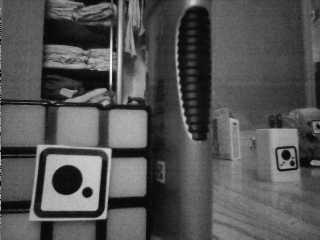
#> input picture DataSet/Cercles/Cercle2/120_Cercle2.jpg, 320 x 240 px; its folder holds only this picture in this run
$ python test.py
#> lines starting #> are read from the running program, lines starting #| are printed output that depends on the picture; after the words box and inside, x2 and y2 are one past the last pixel; in counts of white or black regions, pixels touching at a corner belong together
import os
import cv2
import numpy as np
import csv  # Import the csv module
import pandas as pd  # Import pandas library

# Path to the dataset directory
dataset_dir = 'DataSet/Cercles/Cercle2/'
dataset_cercle = 'DataSet/Cercles'
dataset_carre = 'DataSet/Carres'
dataset_triangle = 'DataSet/Triangles'
dataset_diamant = 'DataSet/Diamants'


# Iterate through each image file in the dataset directory
nombre_photo = 0
nombre_carre = 0


# Function to detect shape
def detect_shape(contour):
    # initialize the shape name and approximate the contour
    shape = "unidentified"
    peri = cv2.arcLength(contour, True)
    approx = cv2.approxPolyDP(contour, 0.04 * peri, True)

    # if the shape is a triangle, it will have 3 vertices
    if len(approx) == 3:
        shape = "triangle"

    # if the shape has 4 vertices, it is either a square or
    # a rectangle
    elif len(approx) == 4:
        # compute the bounding box of the contour and use the
        # bounding box to compute the aspect ratio
        (x, y, w, h) = cv2.boundingRect(approx)
        ar = w / float(h)

        # a square will have an aspect ratio that is approximately
        # equal to one, otherwise, the shape is a rectangle
        shape = "square" if ar >= 0.95 and ar <= 1.05 else "diamond"

    # if the shape is a pentagon, it will have 5 vertices
    elif len(approx) == 5:
        shape = "hexagon"

    # otherwise, we assume the shape is a circle
    else:
        shape = "circle"

    # return the name of the shape
    return shape


def dispayImage(image):
    cv2.imshow('Processed Image', image)
    cv2.waitKey(0)
    cv2.destroyAllWindows()

liste_sigma = [60,70,80,90]
liste_sigma2 = [75,60,145,130,100]
liste_lTresh = [0,10,20,30,40,50,60,70]
liste_uTresh = [255,240,230,220,175,150,125,100]
results = []
length = len(liste_sigma) * len(liste_sigma2) * len(liste_lTresh) * len(liste_uTresh)
cnt = 0
for sigma in liste_sigma:
    for sigma2 in liste_sigma2:
        for lower in liste_lTresh:
            for higher in liste_uTresh:
                for filename in os.listdir(dataset_dir):
                    nombre_photo=nombre_photo+1
                    if filename.endswith('.jpg') or filename.endswith('.jpeg') or filename.endswith('.png'):
                        # Load the image
                        image = cv2.imread(os.path.join(dataset_dir, filename))
#> image is the input picture: shape (240, 320, 3); min 0, max 246, mean 83.8
                        #dispayImage(image)


                        # Convert to grayscale
                        gray = cv2.cvtColor(image, cv2.COLOR_BGR2GRAY)
                        #dispayImage(gray)

                        # Apply bilateral filter
                        filtered_image = cv2.bilateralFilter(gray, 15, sigma, sigma2)
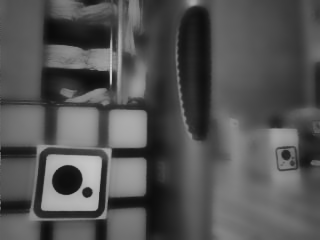
#> filtered_image: shape (240, 320); min 11, max 204, mean 83.6
                        #dispayImage(filtered_image)

                        # Apply Canny edge detection
                        edges = cv2.Canny(filtered_image, lower, higher)
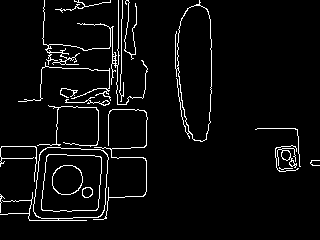
#> edges: shape (240, 320); 4.6% white in thin lines or dots
                        #dispayImage(edges)

                        # Find contours
                        contours, _ = cv2.findContours(edges.copy(), cv2.RETR_EXTERNAL, cv2.CHAIN_APPROX_SIMPLE)
#> contours = 18 contours, 13 with area under 20; largest, box (x1, y1, x2, y2) and area: (0, 147, 109, 221) 4779, (175, 0, 212, 142) 3795, (277, 148, 297, 168) 102, (42, 0, 148, 105) 90, (65, 97, 110, 106) 34

                        # Filter contours

                        square_contours = []
                        for contour in contours:
                            perimeter = cv2.arcLength(contour, True)
                            approx = cv2.approxPolyDP(contour, 0.04 * perimeter, True)
                            shape = detect_shape(contour)
                            if shape== "square":
                                square_contours.append(contour)
                                nombre_carre=nombre_carre+1
#> this loop made 18 passes
#> (perimeter, shape, peri in detect_shape, x in detect_shape, y in detect_shape, w in detect_shape, h in detect_shape) on pass 18: (1167.6, 'square', 1167.6, 44, 0, 100, 98)
#> (perimeter, shape, peri in detect_shape) on passes 1, 3, 4, 5, 6, 7: (46.63, 'hexagon', 46.63), (41.9, 'circle', 41.9), (167.2, 'circle', 167.2), (566.2, 'circle', 566.2), (255.6, 'circle', 255.6), (142.8, 'circle', 142.8)
#> after the loop, nombre_carre = 1; square_contours = 1 contour; box (x1, y1, x2, y2) and area: (42, 0, 148, 105) 90

                        # Create a new image with the detected contours
                        roi_image = np.zeros_like(image)
                        # [6 lines of commented-out code are left out]
                print("Nombre de photos",nombre_photo)
                print("Nombre de carres",nombre_carre)
#| Nombre de carres 1
                print("      Low Tresh",lower)
                print("      High Tresh",higher)
                print("      Sigma Color",sigma)
                print("      Sigma Space",sigma2)
                print("      Pourcentage de carres",100*(nombre_carre/nombre_photo))
#|       Pourcentage de carres 100.0
                cnt = cnt + 1
                print("Progression",100*(cnt/length), "%")

                results.append([nombre_photo, nombre_carre, lower, higher, sigma, sigma2, 100*(nombre_carre/nombre_photo)])

                nombre_photo=0
                nombre_carre=0

df = pd.DataFrame(results, columns=['Nombre de photos', 'Nombre de carres', 'Low Tresh', 'High Tresh', 'Sigma Color', 'Sigma Space', 'Pourcentage de carres'])
df.to_csv('results.csv', index=False)


# Close all OpenCV windows


cv2.destroyAllWindows()
